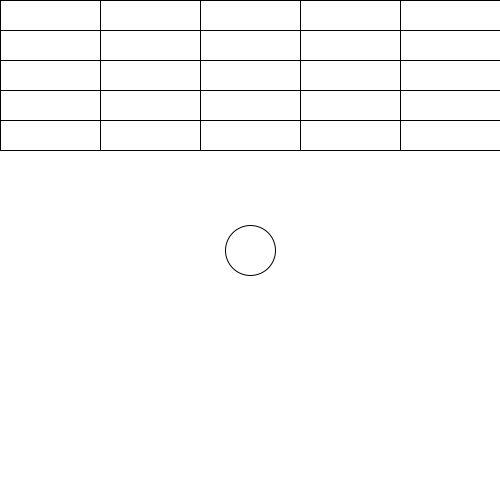
Frame 1 (no input)
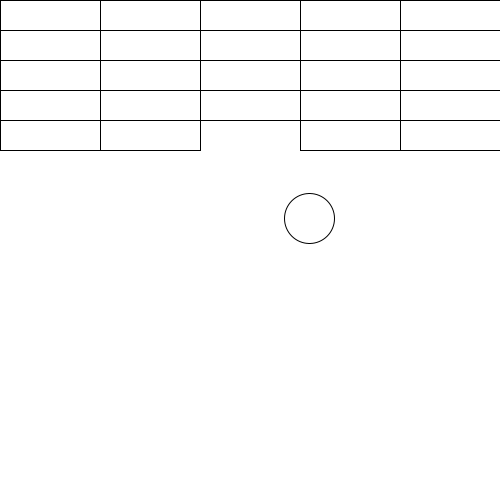
Frame 60 (the mouse pressed at the canvas centre just before this capture)
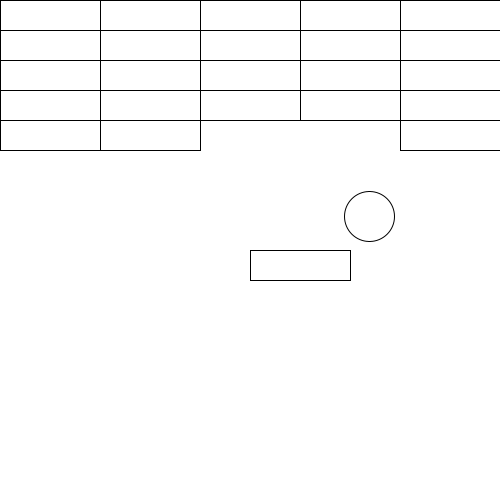
Frame 120 (the mouse held since frame 60 and released just before this capture)

The Processing sketch that drew these frames (run headless with seeded random() and noise(); from frame 60 on, the mouse is pressed at the canvas centre):

// Processing sketch: BuildingBlockScrabble
// ── BuildingBlockScrabble.pde
float ball_x, ball_y, ball_r;
float speed_x, speed_y;
float bar_w = 100, bar_h = 30;
float block_w = 100, block_h = 30;
int block_count = 5; // 6以上はエラーが出る ArrayIndexOutOfBoundsException: Index 5 out of bounds for length 5
boolean is_alive[][] = new boolean[block_count][5];

void setup(){
  size(500,500);
  ball_x = 250;
  ball_y = 250;
  ball_r = 50;
  speed_x = 1;
  speed_y = -2;
  
  // 全ての初期値をtrueに
  for(int i = 0 ;i < block_count; i++){
    for(int j = 0; j < 5; j++){
      is_alive[i][j] = true;
    }
  }
}

void draw(){
  background(255);
   BallDisplay();
   BarDisplay();
   BlockDisplay(block_count);
}

void BallDisplay(){
  circle(ball_x, ball_y, ball_r);
  ball_x += speed_x;
  ball_y += speed_y;
  
  // 壁との当たり判定
  if(ball_x + ball_r/2 > width) speed_x *= -1; // 右の壁に当たる時
  if(ball_x - ball_r/2 < 0) speed_x *= -1;  // 左の壁に当たる時
  if(ball_y - ball_r/2 < 0) speed_y *= -1; // 上の壁に当たる時
}

void BarDisplay(){
  rect(mouseX, mouseY, bar_w, bar_h);
  
  // バーとボールの当たり判定（上からの分）
  if((ball_x + ball_r / 2 > mouseX && ball_x - ball_r  /2 < mouseX + bar_w)  //x座標に関するもの
    &&(mouseY < ball_y + ball_r / 2 && ball_y + ball_r / 2 < mouseY + bar_h)){ //y座標に関するもの
      speed_y *= -1;
   }
}

void BlockDisplay(int count){
  for(int j = 0 ;j < count; j++){
    for(int i = 0; i < 5; i++){
      // 生きていればブロックを描画する
      if(is_alive[i][j]){
        rect(i * block_w, j*block_h, block_w, block_h);
      }
      
      // ブロックとボールの当たり判定
      if((ball_x + ball_r / 2 > i * block_w && ball_x - ball_r / 2 < (i + 1) * block_w) 
        &&(j * block_h < ball_y - ball_r / 2 && ball_y - ball_r / 2 < (j + 1) * block_h)
        && is_alive[i][j]){
          speed_y *= -1;
          ball_y = ball_r / 2 + (j+1) * block_h + 1;
          is_alive[i][j] = false; // ブロックは消える
      }
    }
  }
}
